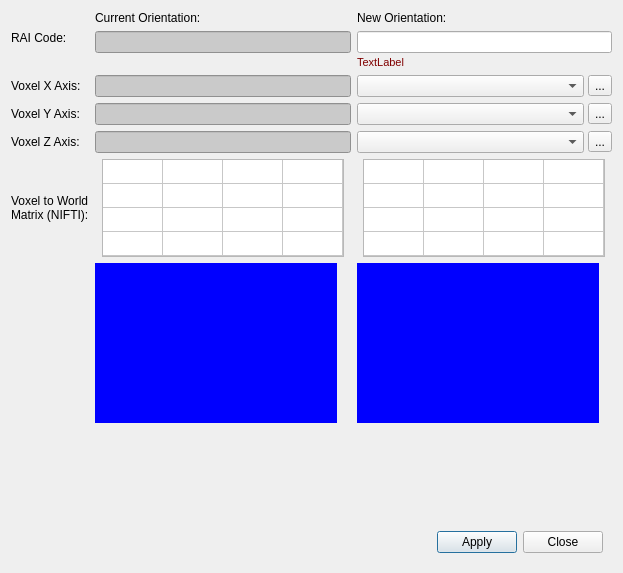
<?xml version="1.0" encoding="UTF-8"?>
<ui version="4.0">
 <class>ReorientImageDialog</class>
 <widget class="QDialog" name="ReorientImageDialog">
  <property name="geometry">
   <rect>
    <x>0</x>
    <y>0</y>
    <width>623</width>
    <height>573</height>
   </rect>
  </property>
  <property name="windowTitle">
   <string>Reorient Image - LaTIM-SNAP</string>
  </property>
  <property name="styleSheet">
   <string notr="true">QLineEdit:read-only {
  background-color:palette(midlight);
}
QTableWidget {
  font: 10px fixed;
}</string>
  </property>
  <layout class="QVBoxLayout" name="verticalLayout">
   <item>
    <layout class="QGridLayout" name="gridLayout" rowstretch="0,0,0,0,0,0,0,0,0">
     <item row="1" column="2">
      <widget class="QWidget" name="widget_4" native="true">
       <layout class="QVBoxLayout" name="verticalLayout_2">
        <property name="spacing">
         <number>3</number>
        </property>
        <property name="leftMargin">
         <number>0</number>
        </property>
        <property name="topMargin">
         <number>0</number>
        </property>
        <property name="rightMargin">
         <number>0</number>
        </property>
        <property name="bottomMargin">
         <number>0</number>
        </property>
        <item>
         <widget class="QLineEdit" name="inNewRAI">
          <property name="toolTip">
           <string>&lt;html&gt;&lt;head/&gt;&lt;body&gt;&lt;p&gt;Here you can quicky set the image orientation by entering a three-letter code (RAI code) that describes how the image rows, columns and slices map to the anatomical coordinates.&lt;/p&gt;&lt;p&gt;&lt;br/&gt;&lt;/p&gt;&lt;p&gt;For examle, the code &lt;span style=&quot; font-weight:600;&quot;&gt;ASL&lt;/span&gt; signifies that image rows (X) run from &lt;span style=&quot; font-weight:600;&quot;&gt;A&lt;/span&gt;nterior to &lt;span style=&quot; font-weight:600;&quot;&gt;P&lt;/span&gt;osterior, image columns (Y) run from &lt;span style=&quot; font-weight:600;&quot;&gt;S&lt;/span&gt;uperior to &lt;span style=&quot; font-weight:600;&quot;&gt;I&lt;/span&gt;nferior, and image slices (Z) run from &lt;span style=&quot; font-weight:600;&quot;&gt;L&lt;/span&gt;eft to &lt;span style=&quot; font-weight:600;&quot;&gt;R&lt;/span&gt;ight.&lt;/p&gt;&lt;p&gt;&lt;br/&gt;&lt;/p&gt;&lt;p&gt;You can also set the anatomical direction of each image axis separately using the dropdown lists below.&lt;/p&gt;&lt;/body&gt;&lt;/html&gt;</string>
          </property>
          <property name="maxLength">
           <number>3</number>
          </property>
         </widget>
        </item>
        <item>
         <widget class="QLabel" name="outInvalidStatus">
          <property name="styleSheet">
           <string notr="true">color:rgb(128, 0, 0);
font: 11px;</string>
          </property>
          <property name="text">
           <string>TextLabel</string>
          </property>
         </widget>
        </item>
       </layout>
      </widget>
     </item>
     <item row="4" column="1">
      <widget class="QLineEdit" name="outCurrentAxisDirY">
       <property name="styleSheet">
        <string notr="true"/>
       </property>
       <property name="readOnly">
        <bool>true</bool>
       </property>
      </widget>
     </item>
     <item row="4" column="2">
      <widget class="QWidget" name="widget_7" native="true">
       <layout class="QHBoxLayout" name="horizontalLayout_5">
        <property name="spacing">
         <number>4</number>
        </property>
        <property name="leftMargin">
         <number>0</number>
        </property>
        <property name="topMargin">
         <number>0</number>
        </property>
        <property name="rightMargin">
         <number>0</number>
        </property>
        <property name="bottomMargin">
         <number>0</number>
        </property>
        <item>
         <widget class="QComboBox" name="inNewAxisDirY">
          <property name="toolTip">
           <string>&lt;html&gt;&lt;head/&gt;&lt;body&gt;&lt;p&gt;The direction of the image columns (Y axis) in anatomical space.&lt;/p&gt;&lt;/body&gt;&lt;/html&gt;</string>
          </property>
         </widget>
        </item>
        <item>
         <widget class="QToolButton" name="btnReverseY">
          <property name="toolTip">
           <string>Reverse the direction of the axis</string>
          </property>
          <property name="text">
           <string>...</string>
          </property>
          <property name="icon">
           <iconset resource="../Resources/SNAPResources.qrc">
            <normaloff>:/root/revertaxis_16.png</normaloff>:/root/revertaxis_16.png</iconset>
          </property>
          <property name="iconSize">
           <size>
            <width>16</width>
            <height>16</height>
           </size>
          </property>
         </widget>
        </item>
       </layout>
      </widget>
     </item>
     <item row="5" column="1">
      <widget class="QLineEdit" name="outCurrentAxisDirZ">
       <property name="styleSheet">
        <string notr="true"/>
       </property>
       <property name="readOnly">
        <bool>true</bool>
       </property>
      </widget>
     </item>
     <item row="5" column="2">
      <widget class="QWidget" name="widget_8" native="true">
       <layout class="QHBoxLayout" name="horizontalLayout_6">
        <property name="spacing">
         <number>4</number>
        </property>
        <property name="leftMargin">
         <number>0</number>
        </property>
        <property name="topMargin">
         <number>0</number>
        </property>
        <property name="rightMargin">
         <number>0</number>
        </property>
        <property name="bottomMargin">
         <number>0</number>
        </property>
        <item>
         <widget class="QComboBox" name="inNewAxisDirZ">
          <property name="toolTip">
           <string>&lt;html&gt;&lt;head/&gt;&lt;body&gt;&lt;p&gt;The direction of the image slices (Z axis) in anatomical space.&lt;/p&gt;&lt;/body&gt;&lt;/html&gt;</string>
          </property>
         </widget>
        </item>
        <item>
         <widget class="QToolButton" name="btnReverseZ">
          <property name="toolTip">
           <string>Reverse the direction of the axis</string>
          </property>
          <property name="text">
           <string>...</string>
          </property>
          <property name="icon">
           <iconset resource="../Resources/SNAPResources.qrc">
            <normaloff>:/root/revertaxis_16.png</normaloff>:/root/revertaxis_16.png</iconset>
          </property>
          <property name="iconSize">
           <size>
            <width>16</width>
            <height>16</height>
           </size>
          </property>
         </widget>
        </item>
       </layout>
      </widget>
     </item>
     <item row="3" column="1">
      <widget class="QLineEdit" name="outCurrentAxisDirX">
       <property name="styleSheet">
        <string notr="true"/>
       </property>
       <property name="readOnly">
        <bool>true</bool>
       </property>
      </widget>
     </item>
     <item row="3" column="2">
      <widget class="QWidget" name="widget_6" native="true">
       <layout class="QHBoxLayout" name="horizontalLayout_4">
        <property name="spacing">
         <number>4</number>
        </property>
        <property name="leftMargin">
         <number>0</number>
        </property>
        <property name="topMargin">
         <number>0</number>
        </property>
        <property name="rightMargin">
         <number>0</number>
        </property>
        <property name="bottomMargin">
         <number>0</number>
        </property>
        <item>
         <widget class="QComboBox" name="inNewAxisDirX">
          <property name="toolTip">
           <string>&lt;html&gt;&lt;head/&gt;&lt;body&gt;&lt;p&gt;The direction of the image rows (X axis) in anatomical space.&lt;/p&gt;&lt;/body&gt;&lt;/html&gt;</string>
          </property>
         </widget>
        </item>
        <item>
         <widget class="QToolButton" name="btnReverseX">
          <property name="toolTip">
           <string>Reverse the direction of the axis</string>
          </property>
          <property name="text">
           <string>...</string>
          </property>
          <property name="icon">
           <iconset resource="../Resources/SNAPResources.qrc">
            <normaloff>:/root/revertaxis_16.png</normaloff>:/root/revertaxis_16.png</iconset>
          </property>
          <property name="iconSize">
           <size>
            <width>16</width>
            <height>16</height>
           </size>
          </property>
         </widget>
        </item>
       </layout>
      </widget>
     </item>
     <item row="4" column="0">
      <widget class="QLabel" name="label_3">
       <property name="text">
        <string>Voxel Y Axis:</string>
       </property>
      </widget>
     </item>
     <item row="5" column="0">
      <widget class="QLabel" name="label_4">
       <property name="text">
        <string>Voxel Z Axis:</string>
       </property>
      </widget>
     </item>
     <item row="7" column="2">
      <widget class="QtVTKRenderWindowBox" name="iconNew" native="true">
       <property name="sizePolicy">
        <sizepolicy hsizetype="Preferred" vsizetype="Preferred">
         <horstretch>0</horstretch>
         <verstretch>2</verstretch>
        </sizepolicy>
       </property>
       <property name="minimumSize">
        <size>
         <width>0</width>
         <height>160</height>
        </size>
       </property>
       <property name="maximumSize">
        <size>
         <width>242</width>
         <height>16777215</height>
        </size>
       </property>
       <property name="styleSheet">
        <string notr="true">background:blue;</string>
       </property>
      </widget>
     </item>
     <item row="6" column="2">
      <widget class="QWidget" name="widget_2" native="true">
       <layout class="QHBoxLayout" name="horizontalLayout_2">
        <property name="leftMargin">
         <number>0</number>
        </property>
        <property name="topMargin">
         <number>0</number>
        </property>
        <property name="rightMargin">
         <number>0</number>
        </property>
        <property name="bottomMargin">
         <number>0</number>
        </property>
        <item>
         <widget class="QTableWidget" name="outMatrixNew">
          <property name="minimumSize">
           <size>
            <width>242</width>
            <height>98</height>
           </size>
          </property>
          <property name="maximumSize">
           <size>
            <width>242</width>
            <height>98</height>
           </size>
          </property>
          <property name="verticalScrollBarPolicy">
           <enum>Qt::ScrollBarAlwaysOff</enum>
          </property>
          <property name="horizontalScrollBarPolicy">
           <enum>Qt::ScrollBarAlwaysOff</enum>
          </property>
          <property name="editTriggers">
           <set>QAbstractItemView::NoEditTriggers</set>
          </property>
          <attribute name="horizontalHeaderVisible">
           <bool>false</bool>
          </attribute>
          <attribute name="horizontalHeaderDefaultSectionSize">
           <number>60</number>
          </attribute>
          <attribute name="verticalHeaderVisible">
           <bool>false</bool>
          </attribute>
          <attribute name="verticalHeaderDefaultSectionSize">
           <number>24</number>
          </attribute>
          <row>
           <property name="text">
            <string>New Row</string>
           </property>
          </row>
          <row>
           <property name="text">
            <string>New Row</string>
           </property>
          </row>
          <row>
           <property name="text">
            <string>New Row</string>
           </property>
          </row>
          <row>
           <property name="text">
            <string>New Row</string>
           </property>
          </row>
          <column>
           <property name="text">
            <string>New Column</string>
           </property>
          </column>
          <column>
           <property name="text">
            <string>New Column</string>
           </property>
          </column>
          <column>
           <property name="text">
            <string>New Column</string>
           </property>
          </column>
          <column>
           <property name="text">
            <string>New Column</string>
           </property>
          </column>
         </widget>
        </item>
       </layout>
      </widget>
     </item>
     <item row="0" column="1">
      <widget class="QLabel" name="label_6">
       <property name="text">
        <string>Current Orientation:</string>
       </property>
      </widget>
     </item>
     <item row="0" column="2">
      <widget class="QLabel" name="label_7">
       <property name="text">
        <string>New Orientation:</string>
       </property>
      </widget>
     </item>
     <item row="7" column="1">
      <widget class="QtVTKRenderWindowBox" name="iconCurrent" native="true">
       <property name="sizePolicy">
        <sizepolicy hsizetype="Preferred" vsizetype="Preferred">
         <horstretch>0</horstretch>
         <verstretch>2</verstretch>
        </sizepolicy>
       </property>
       <property name="minimumSize">
        <size>
         <width>0</width>
         <height>160</height>
        </size>
       </property>
       <property name="maximumSize">
        <size>
         <width>242</width>
         <height>16777215</height>
        </size>
       </property>
       <property name="styleSheet">
        <string notr="true">background:blue;</string>
       </property>
      </widget>
     </item>
     <item row="6" column="0">
      <widget class="QLabel" name="label_5">
       <property name="text">
        <string>&lt;html&gt;&lt;head/&gt;&lt;body&gt;&lt;p&gt;Voxel to World &lt;br/&gt;Matrix (NIFTI):&lt;/p&gt;&lt;/body&gt;&lt;/html&gt;</string>
       </property>
      </widget>
     </item>
     <item row="3" column="0">
      <widget class="QLabel" name="label_2">
       <property name="text">
        <string>Voxel X Axis:</string>
       </property>
      </widget>
     </item>
     <item row="6" column="1">
      <widget class="QWidget" name="widget_3" native="true">
       <layout class="QHBoxLayout" name="horizontalLayout_3">
        <property name="leftMargin">
         <number>0</number>
        </property>
        <property name="topMargin">
         <number>0</number>
        </property>
        <property name="rightMargin">
         <number>0</number>
        </property>
        <property name="bottomMargin">
         <number>0</number>
        </property>
        <item>
         <widget class="QTableWidget" name="outMatrixCurrent">
          <property name="sizePolicy">
           <sizepolicy hsizetype="Expanding" vsizetype="Maximum">
            <horstretch>0</horstretch>
            <verstretch>1</verstretch>
           </sizepolicy>
          </property>
          <property name="minimumSize">
           <size>
            <width>242</width>
            <height>10</height>
           </size>
          </property>
          <property name="maximumSize">
           <size>
            <width>242</width>
            <height>98</height>
           </size>
          </property>
          <property name="verticalScrollBarPolicy">
           <enum>Qt::ScrollBarAlwaysOff</enum>
          </property>
          <property name="horizontalScrollBarPolicy">
           <enum>Qt::ScrollBarAlwaysOff</enum>
          </property>
          <property name="editTriggers">
           <set>QAbstractItemView::NoEditTriggers</set>
          </property>
          <attribute name="horizontalHeaderVisible">
           <bool>false</bool>
          </attribute>
          <attribute name="horizontalHeaderDefaultSectionSize">
           <number>60</number>
          </attribute>
          <attribute name="verticalHeaderVisible">
           <bool>false</bool>
          </attribute>
          <attribute name="verticalHeaderDefaultSectionSize">
           <number>24</number>
          </attribute>
          <row>
           <property name="text">
            <string>New Row</string>
           </property>
          </row>
          <row>
           <property name="text">
            <string>New Row</string>
           </property>
          </row>
          <row>
           <property name="text">
            <string>New Row</string>
           </property>
          </row>
          <row>
           <property name="text">
            <string>New Row</string>
           </property>
          </row>
          <column>
           <property name="text">
            <string>New Column</string>
           </property>
          </column>
          <column>
           <property name="text">
            <string>New Column</string>
           </property>
          </column>
          <column>
           <property name="text">
            <string>New Column</string>
           </property>
          </column>
          <column>
           <property name="text">
            <string>New Column</string>
           </property>
          </column>
         </widget>
        </item>
       </layout>
      </widget>
     </item>
     <item row="1" column="1">
      <widget class="QWidget" name="widget_5" native="true">
       <layout class="QVBoxLayout" name="verticalLayout_3">
        <property name="spacing">
         <number>0</number>
        </property>
        <property name="leftMargin">
         <number>0</number>
        </property>
        <property name="topMargin">
         <number>0</number>
        </property>
        <property name="rightMargin">
         <number>0</number>
        </property>
        <property name="bottomMargin">
         <number>0</number>
        </property>
        <item>
         <widget class="QLineEdit" name="outCurrentRAI">
          <property name="readOnly">
           <bool>true</bool>
          </property>
         </widget>
        </item>
        <item>
         <spacer name="verticalSpacer_2">
          <property name="orientation">
           <enum>Qt::Vertical</enum>
          </property>
          <property name="sizeHint" stdset="0">
           <size>
            <width>20</width>
            <height>0</height>
           </size>
          </property>
         </spacer>
        </item>
       </layout>
      </widget>
     </item>
     <item row="1" column="0">
      <widget class="QWidget" name="widget_9" native="true">
       <layout class="QVBoxLayout" name="verticalLayout_4">
        <property name="spacing">
         <number>0</number>
        </property>
        <property name="leftMargin">
         <number>0</number>
        </property>
        <property name="topMargin">
         <number>0</number>
        </property>
        <property name="rightMargin">
         <number>0</number>
        </property>
        <property name="bottomMargin">
         <number>0</number>
        </property>
        <item>
         <widget class="QLabel" name="label_8">
          <property name="text">
           <string>RAI Code:</string>
          </property>
         </widget>
        </item>
        <item>
         <spacer name="verticalSpacer_3">
          <property name="orientation">
           <enum>Qt::Vertical</enum>
          </property>
          <property name="sizeHint" stdset="0">
           <size>
            <width>20</width>
            <height>0</height>
           </size>
          </property>
         </spacer>
        </item>
       </layout>
      </widget>
     </item>
     <item row="8" column="2">
      <widget class="QWidget" name="widget_10" native="true">
       <property name="sizePolicy">
        <sizepolicy hsizetype="Preferred" vsizetype="Preferred">
         <horstretch>0</horstretch>
         <verstretch>99</verstretch>
        </sizepolicy>
       </property>
      </widget>
     </item>
    </layout>
   </item>
   <item>
    <widget class="QWidget" name="widget" native="true">
     <layout class="QHBoxLayout" name="horizontalLayout">
      <item>
       <spacer name="horizontalSpacer">
        <property name="orientation">
         <enum>Qt::Horizontal</enum>
        </property>
        <property name="sizeHint" stdset="0">
         <size>
          <width>40</width>
          <height>20</height>
         </size>
        </property>
       </spacer>
      </item>
      <item>
       <widget class="QPushButton" name="btnApply">
        <property name="text">
         <string>Apply</string>
        </property>
       </widget>
      </item>
      <item>
       <widget class="QPushButton" name="btnClose">
        <property name="text">
         <string>Close</string>
        </property>
       </widget>
      </item>
     </layout>
    </widget>
   </item>
  </layout>
 </widget>
 <customwidgets>
  <customwidget>
   <class>QtVTKRenderWindowBox</class>
   <extends>QWidget</extends>
   <header location="global">QtVTKRenderWindowBox.h</header>
   <container>1</container>
  </customwidget>
 </customwidgets>
 <tabstops>
  <tabstop>inNewRAI</tabstop>
  <tabstop>inNewAxisDirX</tabstop>
  <tabstop>btnReverseX</tabstop>
  <tabstop>inNewAxisDirY</tabstop>
  <tabstop>btnReverseY</tabstop>
  <tabstop>inNewAxisDirZ</tabstop>
  <tabstop>btnReverseZ</tabstop>
  <tabstop>btnApply</tabstop>
  <tabstop>btnClose</tabstop>
  <tabstop>outMatrixNew</tabstop>
  <tabstop>outCurrentRAI</tabstop>
  <tabstop>outCurrentAxisDirZ</tabstop>
  <tabstop>outCurrentAxisDirY</tabstop>
  <tabstop>outCurrentAxisDirX</tabstop>
  <tabstop>outMatrixCurrent</tabstop>
 </tabstops>
 <resources>
  <include location="../Resources/SNAPResources.qrc"/>
 </resources>
 <connections>
  <connection>
   <sender>btnClose</sender>
   <signal>clicked()</signal>
   <receiver>ReorientImageDialog</receiver>
   <slot>hide()</slot>
   <hints>
    <hint type="sourcelabel">
     <x>536</x>
     <y>472</y>
    </hint>
    <hint type="destinationlabel">
     <x>296</x>
     <y>252</y>
    </hint>
   </hints>
  </connection>
 </connections>
</ui>
